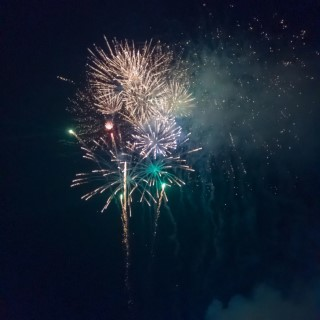
#> input picture PHAO_HOA.jpg, 320 x 320 px, found by its file name
$ python CMYK_converter.py
#> lines starting #> are read from the running program, lines starting #| are printed output that depends on the picture
#> further down, img is the input picture: PIL image 320x320 RGB; mean R, G, B 26.1, 36.9, 51
### _6th_week/func.py
import cv2          #sử dụng thư viện xử lí ảnh openCV cho python
from PIL import Image
import numpy as np  #thư viện toán học


# [107 lines left out: functions gray_scale_avg_PILLOW, gray_scale_lightness_PILLOW, gray_scale_luminance_PILLOW, binary_image_PILLOW, get_histogram, get_histogram, not called in this run]


def CMYK_splitter(img : Image) -> any:
    """
    One parameter of input with type PIL.image - RGB_mode
    Output is a tuple of 4 Images - 4 channels (CMYK) of input.
    """
    w, h = img.size
#> w = 320; h = 320
    C_channel = Image.new("RGB", (w, h), 0)
#> C_channel: PIL image 320x320 RGB; every value is 0
    M_channel = Image.new("RGB", (w, h), 0)
    Y_channel = Image.new("RGB", (w, h), 0)
    K_channel = Image.new("RGB", (w, h), 0)
    for x in range(w):
        for y in range(h):
            location = (x,y)
            R, G, B = img.getpixel((x,y))
            C = (0, G, B)
            M = (R, 0, B)
            Y = (R, G, 0)
            K = (min(R, G, B), min(R, G, B), min(R, G, B))
            C_channel.putpixel( location, C )
            M_channel.putpixel( location, M )
            Y_channel.putpixel( location, Y )
            K_channel.putpixel( location, K )
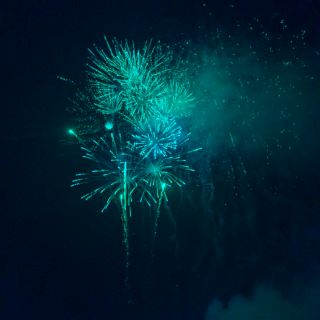
#> C_channel: PIL image 320x320 RGB; mean R, G, B 0, 36.9, 51
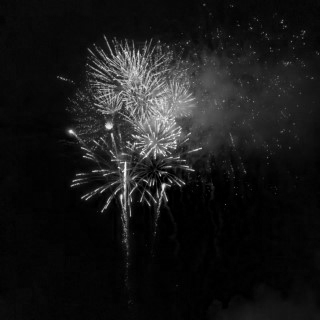
#> K_channel: PIL image 320x320 RGB; min 0, max 250, mean 24.3
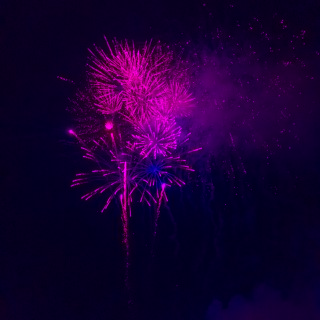
#> M_channel: PIL image 320x320 RGB; mean R, G, B 26.1, 0, 51
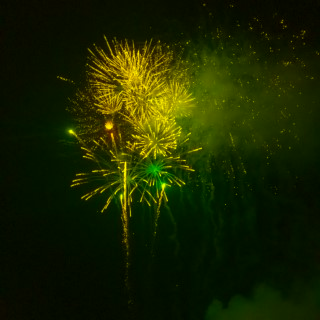
#> Y_channel: PIL image 320x320 RGB; mean R, G, B 26.1, 36.9, 0
    return (C_channel, M_channel, Y_channel, K_channel)

def quick_show(message : str, image : Image)-> None:
    """
    Using CV2 to show PIL.Image.
    This function converts  PIL.Image -> np.array and reverse order of channels. (RGB->BGR)
    """
#> called with message = 'C channel'
    np_image = np.array(image)
    BGR_image = cv2.cvtColor(np_image, cv2.COLOR_RGB2BGR)
    cv2.imshow(message, BGR_image )


### _6th_week/CMYK_converter.py
import cv2
import numpy as np
from PIL import Image
from func import CMYK_splitter
from func import quick_show

#assign image path
img_path = r"D:\DOC\23-24_HK02\IMPR\PHAO_HOA.jpg"

#read image using PIL.Image
img = Image.open( img_path ).convert("RGB")

C, M, Y, K = CMYK_splitter(img)

quick_show("C channel",  C)
quick_show("M channel",  M)
quick_show("Y channel",  Y)
quick_show("K channel",  K)

cv2.waitKey(0)
cv2.destroyAllWindows()

$ run again, with 320x213IMG.jpg copied over PHAO_HOA.jpg
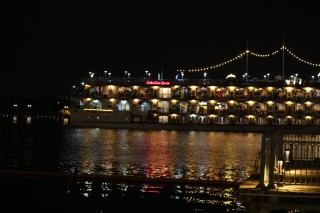
#> input picture 320x213IMG.jpg, 320 x 213 px, found by its file name
#> img is the input picture: PIL image 320x213 RGB; mean R, G, B 34.6, 27.2, 17.6
#> after the loop in CMYK_splitter, `for x in range(w):`:
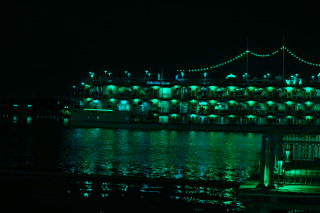
#> C_channel: PIL image 320x213 RGB; mean R, G, B 0, 27.2, 17.6
#> after the loop in CMYK_splitter, `for x in range(w):`:
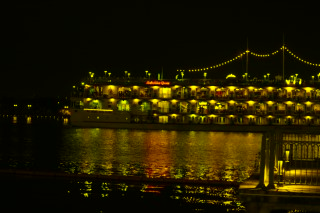
#> Y_channel: PIL image 320x213 RGB; mean R, G, B 34.6, 27.2, 0
